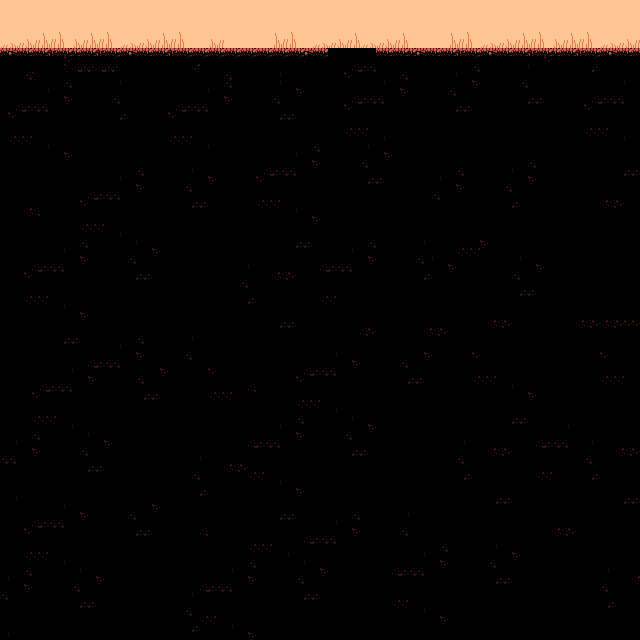

Below is a game level as drawn by its tile map, then a one-line description and the .tmx that defines it (tile-layer data replaced by summaries):
An orthogonal 80x80 tile map with 8x8 px tiles, 1 tile layer (Tile Layer 1).

<map version="1.0" orientation="orthogonal" width="80" height="80" tilewidth="8" tileheight="8">
 <tileset firstgid="1" name="levelTiles" tilewidth="8" tileheight="8">
  <image source="levelTiles.png" width="80" height="112" />
  <terraintypes>
   <terrain name="new" tile="-1" />
  </terraintypes>
  <tile id="20" terrain=",,,0" />
  <tile id="21" terrain=",,0,0" />
  <tile id="22" terrain=",,0,0" />
  <tile id="23" terrain=",,0,0" />
  <tile id="24" terrain=",,0,0" />
  <tile id="25" terrain=",,0,0" />
  <tile id="26" terrain=",,0,0" />
  <tile id="27" terrain=",,0," />
  <tile id="30" terrain=",0,,0" />
  <tile id="37" terrain="0,,0," />
  <tile id="40" terrain=",0,,0" />
  <tile id="42" terrain="0,0,0,0" />
  <tile id="43" terrain="0,0,0,0" />
  <tile id="47" terrain="0,,0," />
  <tile id="50" terrain=",0,,0" />
  <tile id="52" terrain="0,0,0,0" />
  <tile id="53" terrain="0,0,0,0" />
  <tile id="57" terrain="0,,0," />
  <tile id="60" terrain=",0,,0" />
  <tile id="67" terrain="0,,0," />
  <tile id="70" terrain=",0,," />
  <tile id="71" terrain="0,0,," />
  <tile id="72" terrain="0,0,," />
  <tile id="73" terrain="0,0,," />
  <tile id="74" terrain="0,0,," />
  <tile id="75" terrain="0,0,," />
  <tile id="76" terrain="0,0,," />
  <tile id="77" terrain="0,,," />
  <tile id="80" terrain="0,0,0," />
  <tile id="81" terrain="0,0,," />
  <tile id="82" terrain="0,0,," />
  <tile id="83" terrain="0,0,," />
  <tile id="84" terrain="0,0,," />
  <tile id="85" terrain="0,0,," />
  <tile id="86" terrain="0,0,," />
  <tile id="87" terrain="0,0,,0" />
  <tile id="90" terrain="0,,0," />
  <tile id="97" terrain=",0,,0" />
  <tile id="100" terrain="0,,0," />
  <tile id="107" terrain=",0,,0" />
  <tile id="110" terrain="0,,0," />
  <tile id="117" terrain=",0,,0" />
  <tile id="120" terrain="0,,0," />
  <tile id="127" terrain=",0,,0" />
  <tile id="130" terrain="0,,0,0" />
  <tile id="131" terrain=",,0,0" />
  <tile id="132" terrain=",,0,0" />
  <tile id="133" terrain=",,0,0" />
  <tile id="134" terrain=",,0,0" />
  <tile id="135" terrain=",,0,0" />
  <tile id="136" terrain=",,0,0" />
  <tile id="137" terrain=",0,0,0" />
 </tileset>
 <layer name="Tile Layer 1" width="80" height="80">
  <data>[6400 cells, 6400 non-empty, 48 distinct tile ids]</data>
 </layer>
</map>
